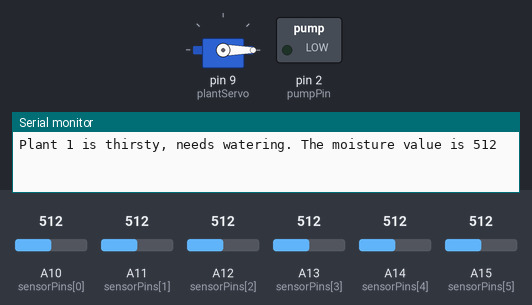
A sketch run on a simulated Arduino Mega 2560, built with avr-gcc and run on an emulated ATmega2560. Parts: servo, switched loads named in the sketch (green lamp = pin HIGH), the last lines printed to the serial monitor. The inputs (shaded band) are chosen by the test bench; at power-on: A10 (sensorPins[0]) = 512, A11 (sensorPins[1]) = 512, A12 (sensorPins[2]) = 512, A13 (sensorPins[3]) = 512, A14 (sensorPins[4]) = 512, A15 (sensorPins[5]) = 512. Pins used as bus, display or sensor lines are not drawn.

Above: at 8.2 s.
At 14.2 s:
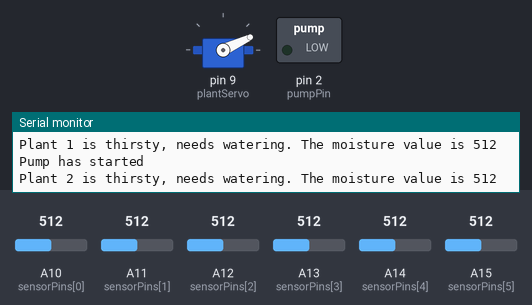
At 20.2 s:
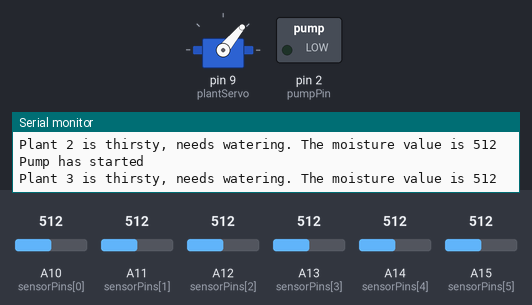
At 36.2 s:
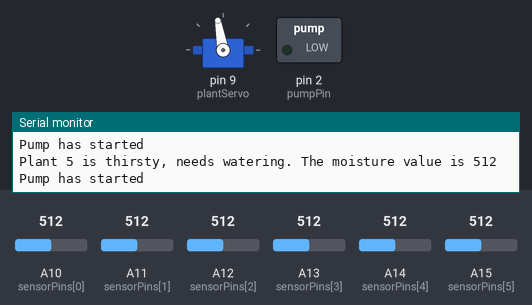
Timing chart, 0 to 39.6 s (numbered marks = the images above):
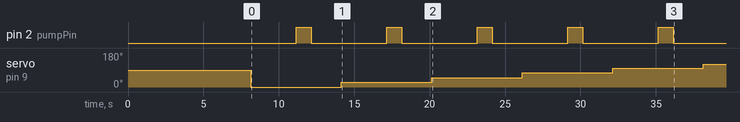

Measured:
- by itself, pin 2 (pumpPin): alternates HIGH for 1.0 s and LOW for 5.0 s
- by itself, servo on pin 9 (plantServo): 90° → 0° at 8.1 s, → 25° 6.0 s later, → 50° 6.0 s later, → 75° 6.0 s later, … (6 changes in this stretch)

The sketch:

AutomaticWateringSystem.ino
```cpp
/* -----------------------------------------------------------------
  Automatic Watering System for Willowbank School

  Created July 2017 as part of SouthSci - Curious Minds

  With help from Fisher & Paykel Healthcare

  ---------

  This automatic watering system monitors the soil moisture of plants and waters them
  when they becomes dry.

  Questions: vicky.gao@fphcare.co.nz
             andrew.fan@fphcare.co.nz
             alicia.evans@fphcare.co.nz
             matt.stephenson@fphcare.co.nz
             sarah.morgan@cometauckland.org.nz
             jason.ng@fphcare.co.nz
-------------------------------------------------------------------- */

//Define the pins for the moisture sensors
int sensorPins[] = {A10, A11, A12, A13, A14, A15};

//Define an array for the moisture value of each plant, and their positions for the servo motor
int moistureValues[6];
int motorPositions[] = {0, 25, 50, 75, 100, 120};   //Angle positions of the plants. Change this to adjust for any changes in positions of the plants

//int sensorPower = 7;   //This is the output pin for powering the moisture sensors
int sensorPower[] = {42, 44, 46, 48, 50, 52};
int pumpPin = 2;   //This is the output pin for powering the water pump

//long modeTimer = 7200000;   //Time delay (in milliseconds). Set the timer to wait 2 hours before taking another moisture reading. Change this number to change time delay
long modeTimer = 5000;

#include <Servo.h>  //Servo library

int thresholdDown = 600;  //The lower moisture reading limit (below this number means the plant is dry)

Servo plantServo;  //Create servo object to control the servo motor

void setup() {
  Serial.begin(9600);   //Opens serial over USB
  delay(500);           //Wait for arduino to boot up

  for (int i = 0; i < 6; i++) {
    pinMode(sensorPower[i], OUTPUT);     //Sets the sensor power pin as an output
    digitalWrite(sensorPower[i], LOW);   //Sets the sensor power to LOW so there is no power flowing through the sensor
  }
  pinMode(pumpPin, OUTPUT);     //Sets the pump pin as an output
  digitalWrite(pumpPin, LOW);   //Sets the pump pin to LOW so there is no power to the water pump

  plantServo.attach(9);

  initialiseMode();             //Decide whether the system will run on "demonstration mode" or "normal mode"
}

void loop() {
  moistureSampling();   //Run the moisture sampling function to take moisture readings from the plants
  for (int i = 0; i < 6; i++)
  {
    if (moistureValues[i] < thresholdDown)  //The plant is dry and needs to be watered
    {
      Serial.println("Plant " + String(i+1) + " is thirsty, needs watering. The moisture value is " + String(moistureValues[i]));
      automaticWatering(i);   //Run the automatic watering function to move the servo to the plant's position and start the water pump
    }
    else  //The plant is wet, nothing needs to be done
    {
      Serial.println("Plant " + String(i+1) + " is wet, does not need watering. The moisture value is " + String(moistureValues[i]));
    }
  }
  delay(modeTimer);  //Time delay (in milliseconds) between taking readings
}

/*This reads the value of the soil moisture and gets an average sample reading */
void moistureSampling()
{
  delay(500);
  for (int i = 0; i < 6; i ++) {
    digitalWrite(sensorPower[i], HIGH); //Turn the sensor power pin "on"
  }
  delay(500);  //Wait for sensor
  for(int j = 0; j < 6; j++)
  {
    int moistureValue_temp = 0;
    for(int i = 0; i < 30; i++)   //Sample 30 readings in 3 seconds
    {
      moistureValue_temp = moistureValue_temp + analogRead(sensorPins[j]);
      delay(10);
    }
    moistureValues[j] = moistureValue_temp / 30;      //Divide by 30 to get the average reading
  }
  delay(500);

  for (int i = 0; i < 6; i ++) {
    digitalWrite(sensorPower[i], LOW); //Turn the sensor power pin "off"
  }

  delay(500);
}

/*This sets the automatic watering system into "demonstration mode" when the system is first turned on */
void initialiseMode()
{
  moistureSampling();   //Take in moisture readings
  if (moistureValues[0] < 100)  //If moisture sensor no. 1 is dry, the system will be put in demo mode
  {
    modeTimer = 5000;   //Sets the time delay between taking readings to 5 seconds (instead of 2 hours) to demonstrate how the system works
  }
}

/*This runs the automatic watering*/
void automaticWatering(int plantNumber)
{
  moveMotor(motorPositions[plantNumber]);   //Function to move the servo motor to position
  startWatering();  //Function to water the plant
}

/*This moves the servo motor to the position of the plant that needs watering*/
void moveMotor(int Angle)
{
  plantServo.attach(9);
  plantServo.write(Angle);  //Move the servo motor to the angle of the plant
  delay(2000);
  plantServo.detach();  //Detach the servo motor
}

/*This turns the water pump on to water the plant*/
void startWatering()
{
  delay(1000);
  digitalWrite(pumpPin, HIGH);  //Turn the pump "on"
  Serial.println("Pump has started");
  delay(1000);  //Amount of time that the pump is turned on for (change this to change the amount that the plant gets watered)
  digitalWrite(pumpPin, LOW);  //Turn the pump "off"
  delay(2000);
}
```
